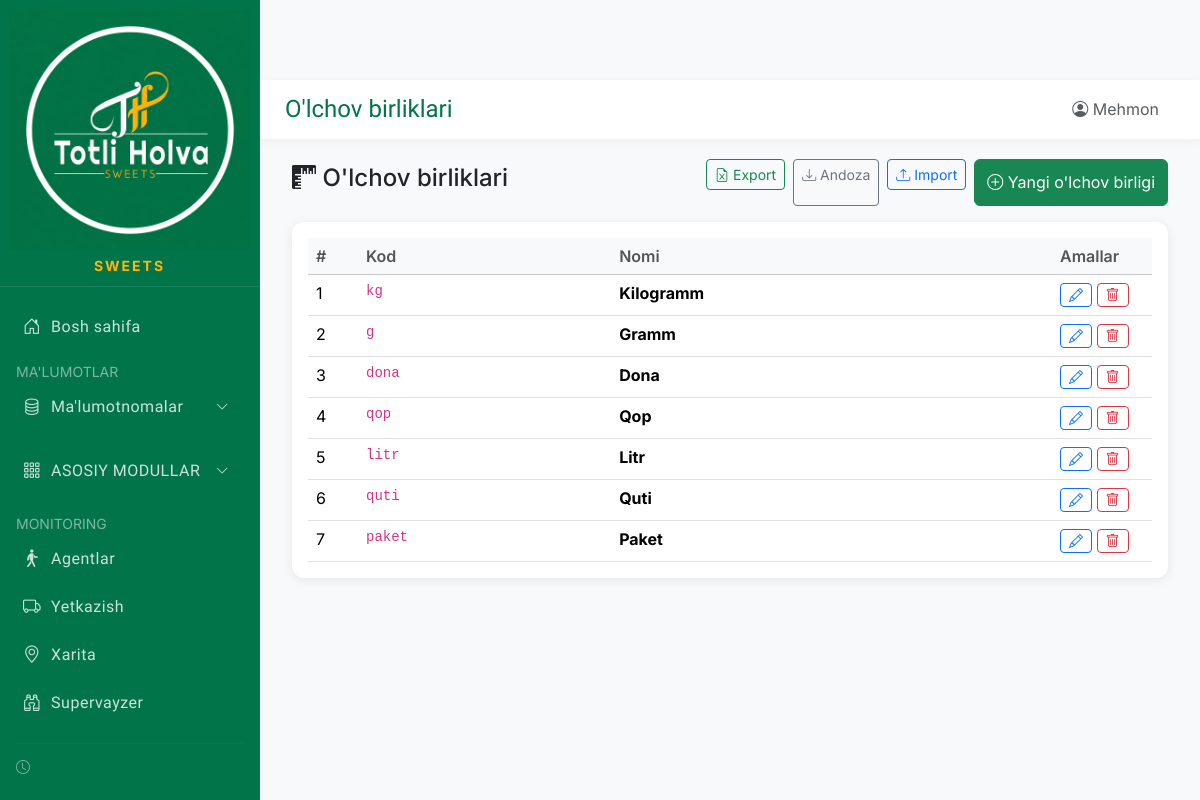
/info/units, run on the app's committed database.
### app/models/database.py (models this page shows)
class Unit(Base):
    __tablename__ = "units"
    id = Column(Integer, primary_key=True, index=True)
    code = Column(String(10), unique=True, index=True)  # kg, dona, l
    name = Column(String(50))  # Kilogram, Dona, Litr
    products = relationship("Product", back_populates="unit")

### main.py (the view)
@app.get("/info/units", response_class=HTMLResponse)
async def info_units(request: Request, db: Session = Depends(get_db), current_user: User = Depends(require_auth)):
    units = db.query(Unit).all()
    return templates.TemplateResponse("info/units.html", {"request": request, "units": units, "current_user": current_user, "page_title": "O'lchov birliklari"})

### app/templates/info/units.html (shortened to what this page needs)
{% extends "base.html" %}
{% block content %}
<div class="container-fluid">
    <div class="row mb-3">
        <div class="col-12">
            <div class="d-flex justify-content-between align-items-center">
                <h4><i class="bi bi-rulers"></i> O'lchov birliklari</h4>
                <div class="d-flex gap-2">
                    <form action="/info/units/export" method="get" style="display:inline;">
                        <button type="submit" class="btn btn-outline-success btn-sm"><i
                                class="bi bi-file-earmark-excel"></i> Export</button>
                    </form>
                    <a href="/info/units/template" class="btn btn-outline-secondary btn-sm"
                        title="Import uchun andoza yuklab olish">
                        <i class="bi bi-download"></i> Andoza
                    </a>
                    <form action="/info/units/import" method="post" enctype="multipart/form-data"
                        style="display:inline;">
                        <label class="btn btn-outline-primary btn-sm mb-0">
                            <i class="bi bi-upload"></i> Import
                        </label>
                    </form>
                    <button class="btn btn-success" data-bs-toggle="modal" data-bs-target="#addUnitModal">
                        <i class="bi bi-plus-circle"></i> Yangi o'lchov birligi
                    </button>
                </div>
            </div>
        </div>
    </div>
    <div class="card">
        <div class="card-body">
            <table class="table table-hover">
                <thead class="table-light">
                    <tr>
                        <th width="50">#</th>
                        <th>Kod</th>
                        <th>Nomi</th>
                        <th width="100">Amallar</th>
                    </tr>
                </thead>
                <tbody>
                    {% if units %}
                    {% for unit in units %}
                    <tr>
                        <td>{{ unit.id }}</td>
                        <td><code>{{ unit.code }}</code></td>
                        <td><strong>{{ unit.name }}</strong></td>
                        <td>
                            <button class="btn btn-sm btn-outline-primary" title="Tahrirlash"
                                onclick="editUnit({{ unit.id }}, `{{ unit.code }}`, `{{ unit.name }}`)">
                                <i class="bi bi-pencil"></i>
                            </button>
                            <button class="btn btn-sm btn-outline-danger" title="O'chirish"
                                onclick="deleteUnit({{ unit.id }}, `{{ unit.name }}`)">
                                <i class="bi bi-trash"></i>
                            </button>
                        </td>
                    </tr>
                    {% endfor %}
                    {% endif %}
                </tbody>
            </table>
        </div>
    </div>
</div>
{% endblock %}

### app/templates/base.html (style rules this page uses)
:root { --primary-color: #017449; --secondary-color: #017449; --accent-color: #FFB50D; --bg-color: #f8f9fa; }
body { font-family: 'Inter', sans-serif; background-color: #f8f9fa; }
.card { border: none; border-radius: 12px; box-shadow: 0 2px 12px rgba(0, 0, 0, 0.08); }
.table { margin: 0; }
.table th { font-weight: 600; color: #555; border-top: none; }

### data on the page
Unit: id "1", code "kg", name "Kilogramm"
Unit: id "2", code "g", name "Gramm"
Unit: id "3", code "dona", name "Dona"
Unit: id "4", code "qop", name "Qop"
Unit: id "5", code "litr", name "Litr"
Unit: id "6", code "quti", name "Quti"
Unit: id "7", code "paket", name "Paket"

### other printed values
{{ page_title }} "O'lchov birliklari"
